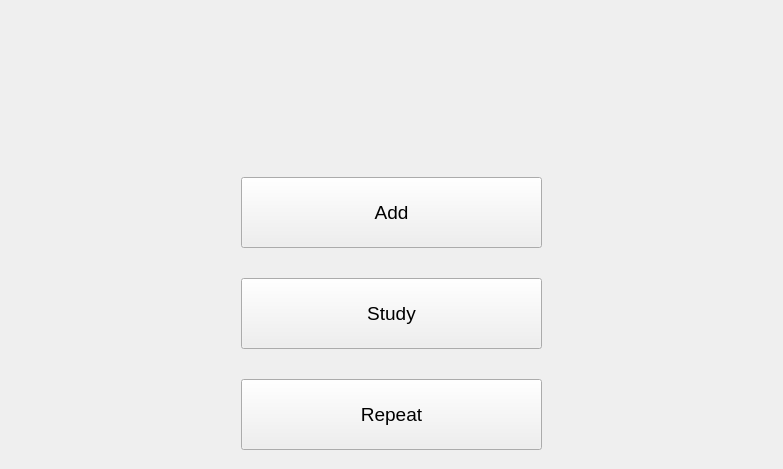
<?xml version="1.0" encoding="UTF-8"?>
<ui version="4.0">
 <class>mainwin</class>
 <widget class="QWidget" name="mainwin">
  <property name="geometry">
   <rect>
    <x>0</x>
    <y>0</y>
    <width>783</width>
    <height>469</height>
   </rect>
  </property>
  <property name="windowTitle">
   <string>Form</string>
  </property>
  <layout class="QHBoxLayout" name="horizontalLayout">
   <item>
    <spacer name="horizontalSpacer_2">
     <property name="orientation">
      <enum>Qt::Horizontal</enum>
     </property>
     <property name="sizeType">
      <enum>QSizePolicy::Expanding</enum>
     </property>
     <property name="sizeHint" stdset="0">
      <size>
       <width>40</width>
       <height>20</height>
      </size>
     </property>
    </spacer>
   </item>
   <item>
    <layout class="QVBoxLayout" name="verticalLayout">
     <property name="spacing">
      <number>25</number>
     </property>
     <item>
      <widget class="QLabel" name="label">
       <property name="sizePolicy">
        <sizepolicy hsizetype="Fixed" vsizetype="Fixed">
         <horstretch>0</horstretch>
         <verstretch>0</verstretch>
        </sizepolicy>
       </property>
       <property name="minimumSize">
        <size>
         <width>301</width>
         <height>131</height>
        </size>
       </property>
       <property name="text">
        <string/>
       </property>
       <property name="pixmap">
        <pixmap resource="Sourse/sourse.qrc">:/new/img/English_language.png</pixmap>
       </property>
       <property name="scaledContents">
        <bool>false</bool>
       </property>
       <property name="alignment">
        <set>Qt::AlignLeading|Qt::AlignLeft|Qt::AlignTop</set>
       </property>
      </widget>
     </item>
     <item>
      <widget class="QPushButton" name="pushButton">
       <property name="sizePolicy">
        <sizepolicy hsizetype="Fixed" vsizetype="Fixed">
         <horstretch>0</horstretch>
         <verstretch>0</verstretch>
        </sizepolicy>
       </property>
       <property name="minimumSize">
        <size>
         <width>301</width>
         <height>71</height>
        </size>
       </property>
       <property name="font">
        <font>
         <family>Ubuntu</family>
         <pointsize>14</pointsize>
        </font>
       </property>
       <property name="text">
        <string>Add</string>
       </property>
      </widget>
     </item>
     <item>
      <widget class="QPushButton" name="pushButton_2">
       <property name="sizePolicy">
        <sizepolicy hsizetype="Fixed" vsizetype="Fixed">
         <horstretch>0</horstretch>
         <verstretch>0</verstretch>
        </sizepolicy>
       </property>
       <property name="minimumSize">
        <size>
         <width>301</width>
         <height>71</height>
        </size>
       </property>
       <property name="font">
        <font>
         <family>Ubuntu</family>
         <pointsize>14</pointsize>
        </font>
       </property>
       <property name="text">
        <string>Study</string>
       </property>
      </widget>
     </item>
     <item>
      <widget class="QPushButton" name="pushButton_3">
       <property name="sizePolicy">
        <sizepolicy hsizetype="Fixed" vsizetype="Fixed">
         <horstretch>0</horstretch>
         <verstretch>0</verstretch>
        </sizepolicy>
       </property>
       <property name="minimumSize">
        <size>
         <width>301</width>
         <height>71</height>
        </size>
       </property>
       <property name="font">
        <font>
         <family>Ubuntu</family>
         <pointsize>14</pointsize>
        </font>
       </property>
       <property name="text">
        <string>Repeat</string>
       </property>
      </widget>
     </item>
    </layout>
   </item>
   <item>
    <spacer name="horizontalSpacer">
     <property name="orientation">
      <enum>Qt::Horizontal</enum>
     </property>
     <property name="sizeType">
      <enum>QSizePolicy::Expanding</enum>
     </property>
     <property name="sizeHint" stdset="0">
      <size>
       <width>40</width>
       <height>20</height>
      </size>
     </property>
    </spacer>
   </item>
  </layout>
 </widget>
 <resources>
  <include location="Sourse/sourse.qrc"/>
 </resources>
 <connections/>
</ui>
